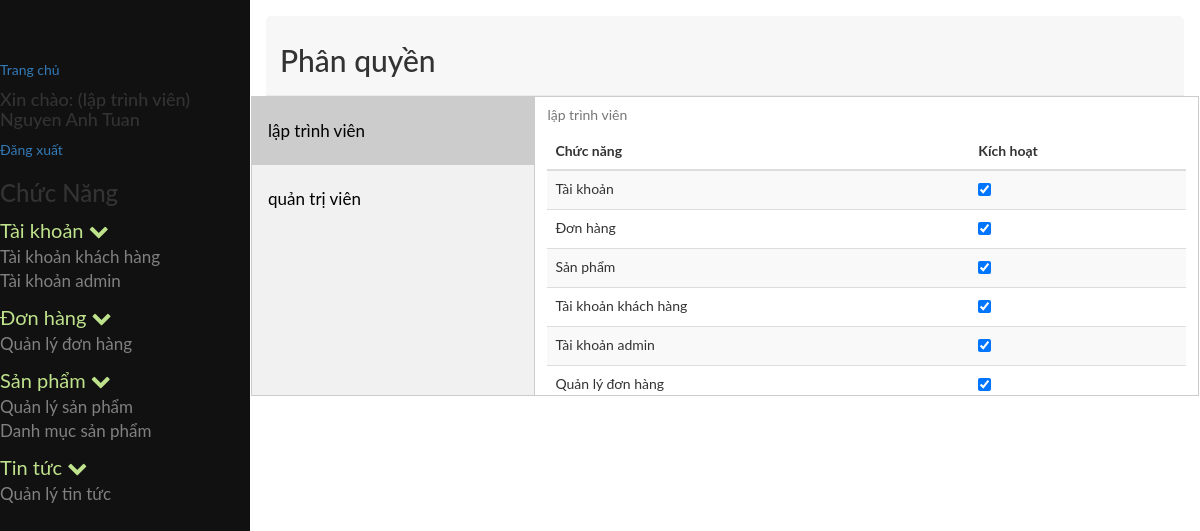
The page /admin/index.php?module=phanquyen (signed in) on the database as committed earlier.
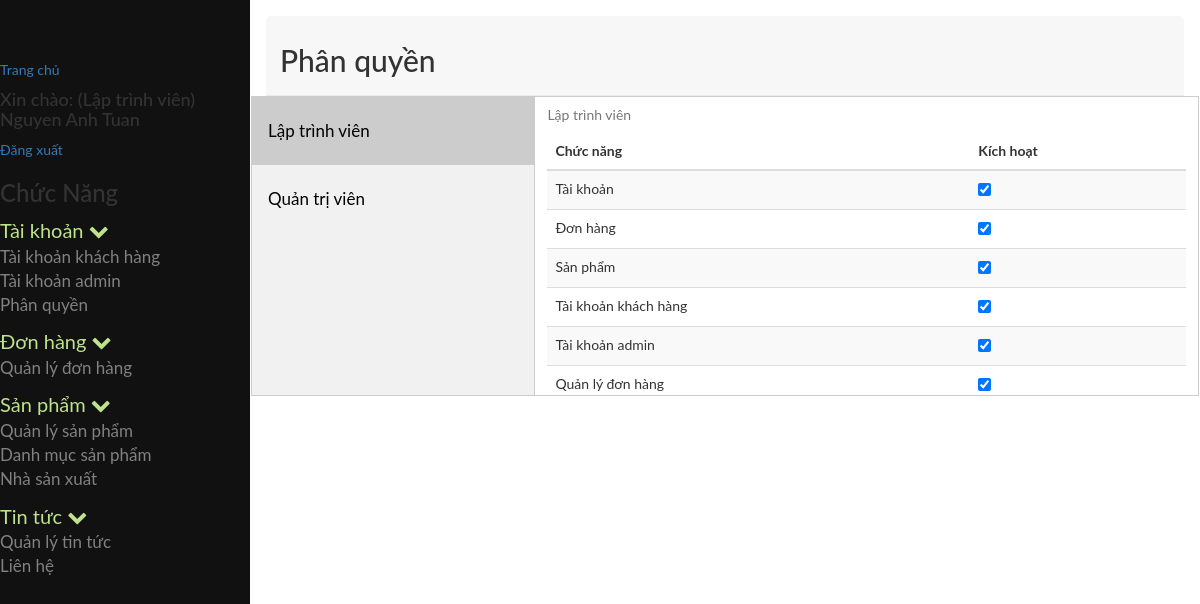
The same page on the database as committed later.
### tables this page shows
CREATE TABLE `tb_phanquyen` (
  `id` int(11) NOT NULL,
  `id_nhom` int(11) NOT NULL,
  `id_chucnang` int(11) NOT NULL
);

CREATE TABLE `tb_chucnang` (
  `id` int(11) NOT NULL,
  `ten` varchar(255) NOT NULL,
  `trangthai` tinyint(4) NOT NULL,
  `url` varchar(255) NOT NULL,
  `f_order` int(11) NOT NULL,
  `id_parent` int(11) NOT NULL,
  `nhanurl` varchar(255) NOT NULL,
  `hienthi` tinyint(4) NOT NULL,
  `bieutuong` varchar(255) NOT NULL
);

CREATE TABLE `tb_nhomnguoidung` (
  `id` int(11) NOT NULL,
  `tennhom` varchar(250) NOT NULL
);

### admin/cores/loader.php (called while the page is built, shortened)
<?php
class loader
{
	public function view($name='',$data=array())
	{
		extract($data);
		include BASEPATH.'views/'.$name.'.php' ;
	}
}
?>

### admin/models/admin/phanquyenchucnang.php (called while the page is built, shortened)
<?php
include_once 'JATOVI_Model.php';
class phanquyenchucnang extends JATOVI_Model
{
	private $_table = "tb_phanquyen";
	private $_table2 = "tb_chucnang";
	public function getrole($id_nhom)
	{
		$sql = "SELECT * FROM {$this->_table}  INNER JOIN {$this->_table2} WHERE id_nhom = {$id_nhom} AND {$this->_table}.id_chucnang = {$this->_table2}.id ";
		$query = $this->connection->prepare($sql);
		$query->execute();
		$result = $query->fetchAll();
		return $result;
	}
}
$phanquyenchucnang = new phanquyenchucnang();
?>

### admin/models/admin/JATOVI_Model.php (called while the page is built, shortened)
<?php
class JATOVI_Model
{
	private $host = 'localhost';
	private $dbname = 'project_jatovi';
	private $dbuser = 'root';
	private $dbpass = '';
	function __construct()
	{
		try {
			$this->connection  = new PDO("mysql:host={$this->host};dbname={$this->dbname};charset=utf8",$this->dbuser,$this->dbpass);
		} catch (PDOException $e) {
			echo "(DB connection error) Lỗi kết nối cơ sở dữ liệu: ".$e->getMessage();
		}
	}
}
?>

### admin/models/admin/phanquyen_model.php (called while the page is built, shortened)
<?php
include_once 'JATOVI_Model.php';
class phanquyen_model extends JATOVI_Model
{
	private $_table = 'tb_phanquyen';
	private $_table2 = 'tb_nhomnguoidung';
	private $_table3 = 'tb_chucnang';
	public function select_all()
	{
		$sql = "SELECT pq.id as idphanquyen, pq.id_nhom,pq.id_chucnang, nhom.tennhom, cn.ten as tenchucnang FROM {$this->_table} pq INNER JOIN {$this->_table2} nhom ON pq.id_nhom = nhom.id INNER JOIN {$this->_table3} cn ON pq.id_chucnang = cn.id ORDER BY pq.id_nhom ASC, pq.id_chucnang ASC";
		$query = $this->connection->prepare($sql);
		$query->execute();
		$result = $query->fetchAll();
		return $result;
	}
	public function select_nhom()
	{
		$sql = "SELECT id as idnhom, tennhom FROM {$this->_table2}";
		$query = $this->connection->prepare($sql);
		$query->execute();
		$result = $query->fetchAll();
		return $result;
	}
	public function select_chucnang()
	{
		$sql = "SELECT * FROM {$this->_table3}";
		$query = $this->connection->prepare($sql);
		$query->execute();
		$result = $query->fetchAll();
		return $result;
	}
}
$phanquyen_model = new phanquyen_model();
?>

### admin/views/admin/taikhoan/phanquyen.php (the view, shortened to what this page needs)
<div class="row">
	<div class="col-md-12">
		<div class="popover-title">
			<h2>Phân quyền</h2>
	</div>
</div>
<div class="row">
	<div class="col-md-12">
		<div class="">
			<div class="tab">
				<?php foreach($nhoms as $nhom): ?>
					<button class='tablinks' onclick='openphanquyen(event, <?=$nhom['idnhom']?>)' <?php if($nhom['idnhom']==1){echo "id='defaultOpen'";} ?> >
						<?=$nhom['tennhom']?>
					</button>
				<?php endforeach; ?>
			</div>
			<?php foreach($nhoms as $nhom): ?>
				<div id="<?=$nhom['idnhom']?>" class="tabcontent" style="overflow-y:auto;">
					<table class="table table-striped">
						<caption><?=$nhom['tennhom']?></caption>
						<thead>
							<tr>
								<th>Chức năng</th>
								<th>Kích hoạt</th>
							</tr>
						</thead>
						<tbody>
							<?php foreach($chucnangs as $chucnang): ?>
								<tr>
									<td><?php echo $chucnang['ten']; ?></td>
									<td>
										<input type="checkbox" name="cnchon"
											<?php
												foreach ($dulieu as $value) {
													if ($value['id_nhom']==$nhom['idnhom'] && $value['id_chucnang'] == $chucnang['id']) {
														echo "checked='checked'";
													}
												}
											?>
										/>
									</td>
								</tr>
							<?php endforeach; ?>
						</tbody>
					</table>
				</div>
			<?php endforeach; ?>
		</div>
	</div>
</div>

### admin/views/admin/partial/sidebar.php (shortened to what this page needs)
<?php
	include_once BASEPATH.'models/admin/phanquyenchucnang.php';
	$chucnang = $phanquyenchucnang->getrole($_SESSION['userGroup']);
	$menu = array();
	foreach ($chucnang as $p) {
		if ($p['id_parent']==0) {
			$child=array();
			foreach ($chucnang as $p2) {
				if ($p2['id_parent']==$p['id']) {
					$child[]=$p2;
				}
			}
			$menu[]=array(
				'parent'=>$p,
				'child'=>$child
			);
		}
	}
?>
<nav class="sidenav" id="mySidenav">
	<a href="<?=base_url?>index.php">Trang chủ</a>
	<h4>Xin chào: <?='('.$_SESSION['userChucdanh'].')'?> <?=$_SESSION['userName']?></h4>
	<a href="<?=base_url?>index.php?module=page&action=page_logout">Đăng xuất</a>
	<h3>Chức Năng</h3>
	<?php foreach($menu as $value): ?>
		<ul>
			<li>
				<a class="parent_text">
					<?php echo $value['parent']['ten']; ?>
					<span class="fa fa-chevron-down"></span>
				</a>
				<ul>
					<?php foreach($value['child'] as $child): ?>
						<li class="<?=$child['hienthi']==0?"hidden":""?>">
							<a href="<?=base_url.'index.php?module='.$child['url']?>">
								<?=$child['ten']?>
							</a>
						</li>
					<?php endforeach; ?>
				</ul>
			</li>
		</ul>
	<?php endforeach; ?>
</nav>

Rows that differ between the two databases and show on the page:
added tb_phanquyen: id_chucnang.ten "Phân quyền", shown under "Tài khoản"
added tb_phanquyen: id_chucnang.ten "Nhà sản xuất", shown under "Sản phẩm"
added tb_phanquyen: id_chucnang.ten "Liên hệ", shown under "Tin tức"
changed tb_nhomnguoidung: tennhom "lập trình viên" → "Lập trình viên"
changed tb_nhomnguoidung: tennhom "quản trị viên" → "Quản trị viên"
Other text that changed with them:
$_SESSION['userChucdanh']: "lập trình viên" → "Lập trình viên"
